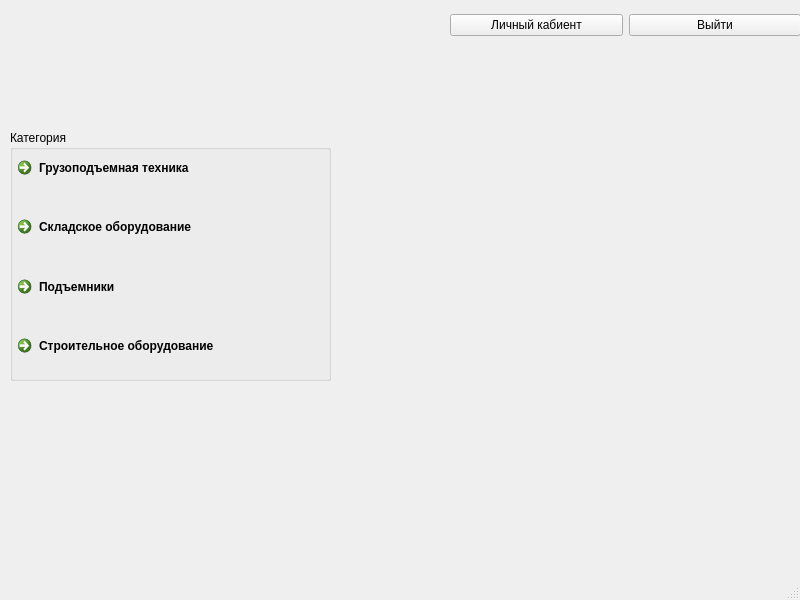
<?xml version="1.0" encoding="UTF-8"?>
<ui version="4.0">
 <class>MainWindow</class>
 <widget class="QMainWindow" name="MainWindow">
  <property name="geometry">
   <rect>
    <x>0</x>
    <y>0</y>
    <width>800</width>
    <height>600</height>
   </rect>
  </property>
  <property name="windowTitle">
   <string>MainWindow</string>
  </property>
  <widget class="QWidget" name="centralwidget">
   <widget class="QWidget" name="horizontalLayoutWidget">
    <property name="geometry">
     <rect>
      <x>450</x>
      <y>0</y>
      <width>351</width>
      <height>51</height>
     </rect>
    </property>
    <layout class="QHBoxLayout" name="horizontalLayout">
     <item>
      <widget class="QPushButton" name="lk">
       <property name="text">
        <string>Личный кабиент</string>
       </property>
      </widget>
     </item>
     <item>
      <widget class="QPushButton" name="exit">
       <property name="text">
        <string>Выйти</string>
       </property>
      </widget>
     </item>
    </layout>
   </widget>
   <widget class="QWidget" name="horizontalLayoutWidget_2">
    <property name="geometry">
     <rect>
      <x>10</x>
      <y>130</y>
      <width>321</width>
      <height>251</height>
     </rect>
    </property>
    <layout class="QHBoxLayout" name="horizontalLayout_2">
     <item>
      <widget class="QGroupBox" name="groupBox">
       <property name="title">
        <string>Категория</string>
       </property>
       <widget class="QWidget" name="">
        <property name="geometry">
         <rect>
          <x>0</x>
          <y>20</y>
          <width>321</width>
          <height>231</height>
         </rect>
        </property>
        <layout class="QVBoxLayout" name="verticalLayout">
         <item>
          <widget class="QCommandLinkButton" name="ConstructionEquipment">
           <property name="text">
            <string>Грузоподъемная техника</string>
           </property>
          </widget>
         </item>
         <item>
          <widget class="QCommandLinkButton" name="commandLinkButton_2">
           <property name="text">
            <string>Складское оборудование</string>
           </property>
          </widget>
         </item>
         <item>
          <widget class="QCommandLinkButton" name="commandLinkButton_3">
           <property name="text">
            <string>Подъемники</string>
           </property>
          </widget>
         </item>
         <item>
          <widget class="QCommandLinkButton" name="ConstructionEquipment_2">
           <property name="text">
            <string>Строительное оборудование</string>
           </property>
          </widget>
         </item>
        </layout>
       </widget>
      </widget>
     </item>
    </layout>
   </widget>
   <widget class="QLabel" name="image">
    <property name="geometry">
     <rect>
      <x>370</x>
      <y>120</y>
      <width>411</width>
      <height>391</height>
     </rect>
    </property>
    <property name="text">
     <string/>
    </property>
   </widget>
  </widget>
  <widget class="QStatusBar" name="statusbar"/>
  <widget class="QMenuBar" name="menubar">
   <property name="geometry">
    <rect>
     <x>0</x>
     <y>0</y>
     <width>800</width>
     <height>37</height>
    </rect>
   </property>
  </widget>
 </widget>
 <resources/>
 <connections/>
</ui>
